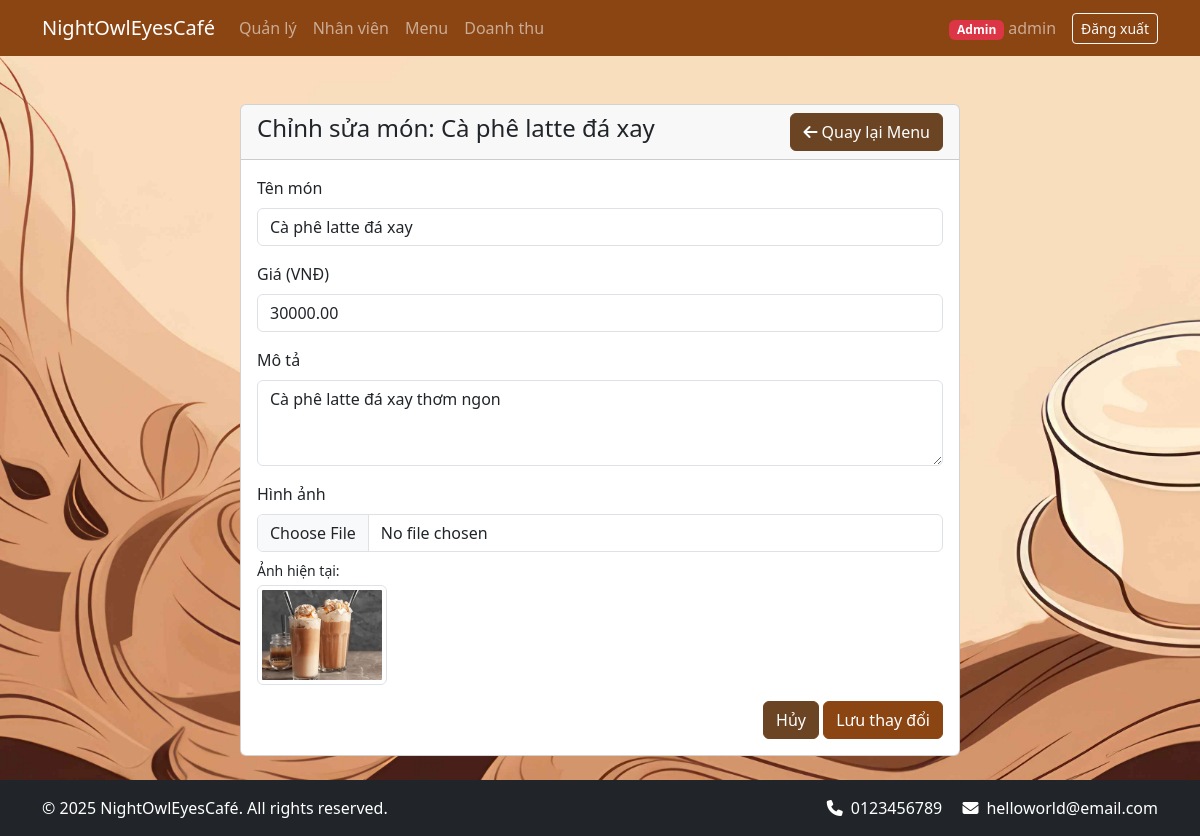
The app's page /menu/edit?id=5 (signed in) with its own data.
### tables this page shows
CREATE TABLE IF NOT EXISTS `menu` (
  `id` int NOT NULL AUTO_INCREMENT,
  `name` varchar(100) NOT NULL,
  `price` decimal(10,2) NOT NULL,
  `description` text,
  `image` varchar(255) DEFAULT NULL,
  `created_at` timestamp NULL DEFAULT CURRENT_TIMESTAMP,
  PRIMARY KEY (`id`)
);

### controllers/BaseController.php (called while the page is built, shortened)
<?php
class BaseController {
    public function __construct() {
        $database = new Database();
        $this->db = $database->getConnection();
    }
    protected function render($view, $data = []) {
        extract($data);
        include_once 'views/layouts/header.php';
        include_once "views/$view.php";
        include_once 'views/layouts/footer.php';
    }
}
?>

### config/database.php (called while the page is built, shortened)
<?php
class Database {
    private $host = DB_HOST;
    private $db_name = DB_NAME;
    private $username = DB_USER;
    private $password = DB_PASS;
    public function getConnection() {
        $this->conn = null;
        try {
            $this->conn = new PDO("mysql:host=" . $this->host . ";dbname=" . $this->db_name, $this->username, $this->password);
            $this->conn->setAttribute(PDO::ATTR_ERRMODE, PDO::ERRMODE_EXCEPTION);
            $this->conn->exec("set names utf8");
        } catch(PDOException $e) {
            echo "Connection error: " . $e->getMessage();
        }
        return $this->conn;
    }
}
?>

### views/menu_edit.php (the view, shortened to what this page needs)
<?php require_once 'layouts/header.php'; ?>
<div class="container mt-4">
    <div class="row">
        <div class="col-md-8 mx-auto">
            <div class="card">
                <div class="card-header d-flex justify-content-between align-items-center">
                    <h4>Chỉnh sửa món: <?= htmlspecialchars($menuItem['name']) ?></h4>
                    <a href="<?= BASE_URL ?>/danhsach" class="btn btn-secondary">
                        <i class="fas fa-arrow-left"></i> Quay lại Menu
                    </a>
                </div>
                <div class="card-body">
                    <form action="<?= BASE_URL ?>/menu/edit" method="POST" enctype="multipart/form-data">
                        <div class="mb-3">
                            <label for="name" class="form-label">Tên món</label>
                            <input type="text" class="form-control" id="name" name="name" value="<?= htmlspecialchars($menuItem['name']) ?>" required>
                        </div>
                        <div class="mb-3">
                            <label for="price" class="form-label">Giá (VNĐ)</label>
                            <input type="text" class="form-control" id="price" name="price" value="<?= htmlspecialchars($menuItem['price']) ?>" min="0" required>
                        </div>
                        <div class="mb-3">
                            <label for="description" class="form-label">Mô tả</label>
                            <textarea class="form-control" id="description" name="description" rows="3"><?= htmlspecialchars($menuItem['description']) ?></textarea>
                        </div>
                        <div class="mb-3">
                            <label for="image" class="form-label">Hình ảnh</label>
                            <input type="file" class="form-control" id="image" name="image" accept="image/*">
                            <?php if ($menuItem['image']): ?>
                                <div class="mt-2">
                                    <p class="mb-1 small">Ảnh hiện tại:</p>
                                    <img src="<?= BASE_URL ?>/uploads/menu/<?= htmlspecialchars($menuItem['image']) ?>"
                                         class="img-thumbnail"
                                         style="max-height: 100px;">
                                </div>
                            <?php else: ?>
                                <p class="mt-2 mb-1 small">Chưa có ảnh.</p>
                            <?php endif; ?>
                        </div>
                        <div class="text-end">
                            <a href="<?= BASE_URL ?>/danhsach" class="btn btn-secondary">Hủy</a>
                            <button type="submit" class="btn btn-primary">Lưu thay đổi</button>
                        </div>
                    </form>
                </div>
            </div>
        </div>
    </div>
</div>
<?php require_once 'layouts/footer.php'; ?>

### records on screen
menu: name "Cà phê latte đá xay", price "30000.00", description "Cà phê latte đá xay thơm ngon", image (picture)

### other values on screen
APP_NAME "NightOwlEyesCafé"
$_SESSION['username'] "admin"
CAFE_PHONE "0123456789"
CAFE_EMAIL "helloworld@email.com"
